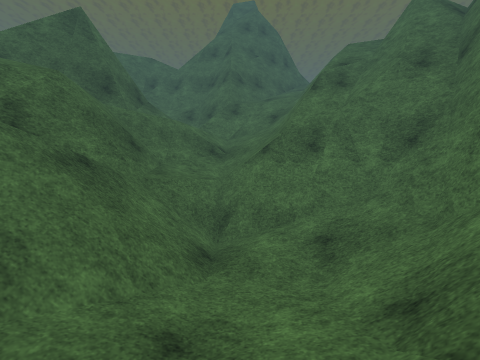
View 1 (above)

16 first-person views from a walk through a scene from a Unity 3-D project. The camera is 1.4 m above the floor, tilts 2° down and sees 90° across. The floor is counted in squares, 2 m on a side. Each view is taken from the middle of a square. On the plan, view 1 faces up. The plan holds only what a view shows up to about 9 squares ahead; the rest is blank. The place goes on beyond the plan. The player is left out. Surface patterns are stand-ins for the level's own textures.

View 2
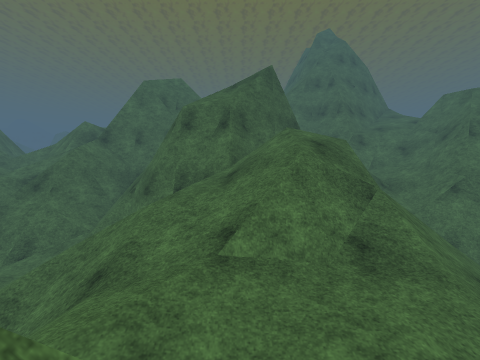

View 3
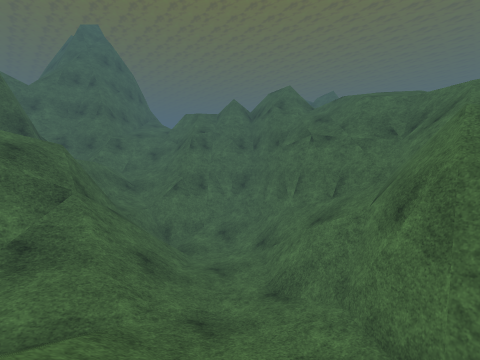

View 4
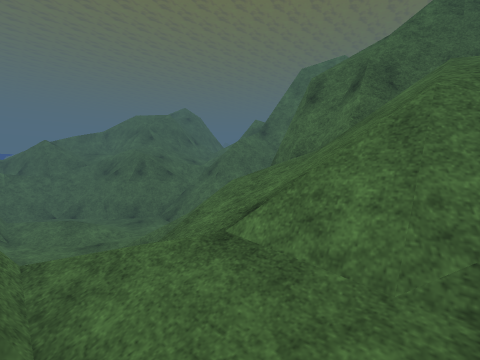

View 5
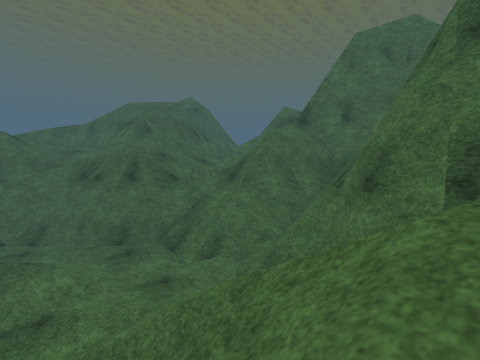

View 6
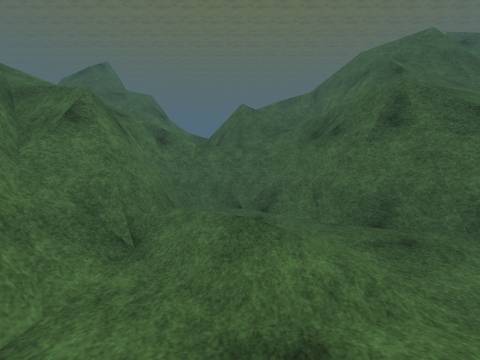

View 7
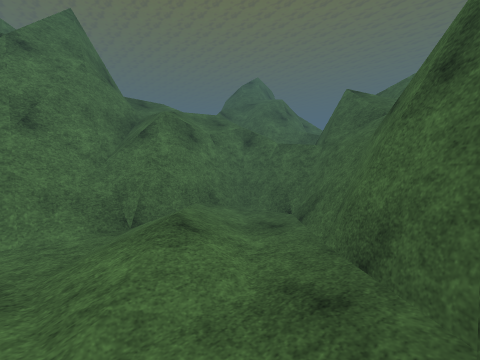

View 8
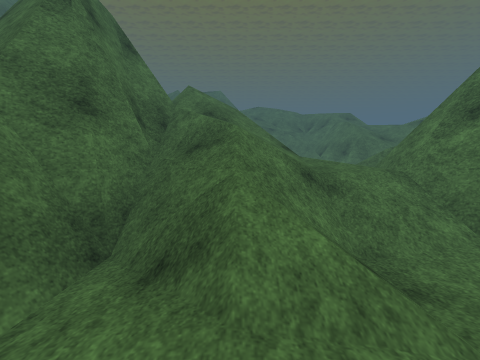

View 9
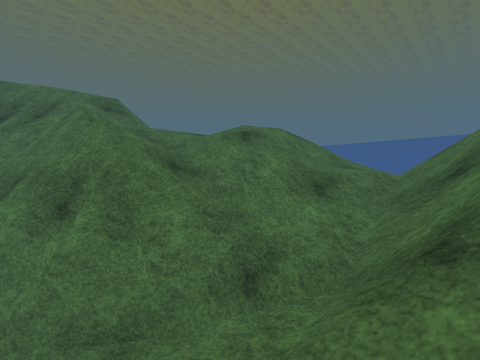

View 10
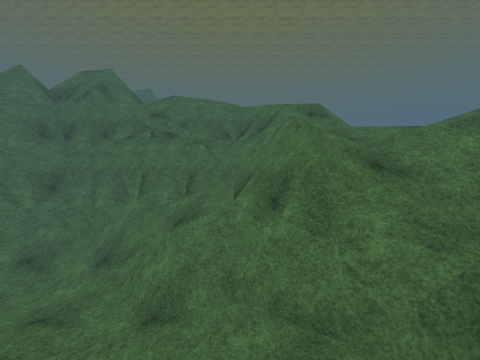

View 11
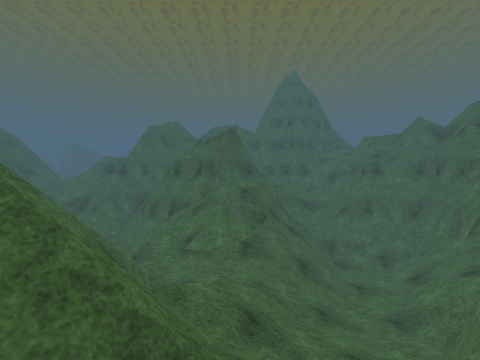

View 12
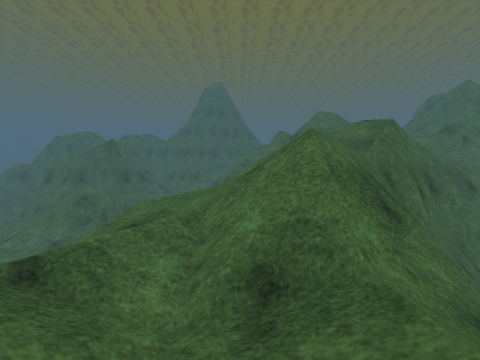

View 13
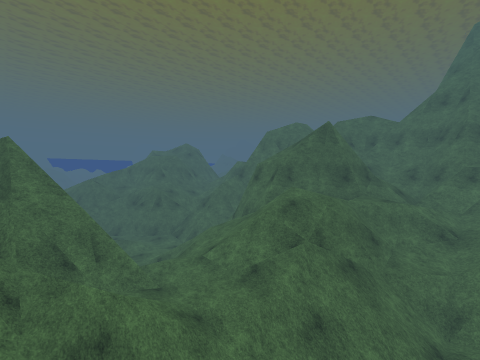

View 14
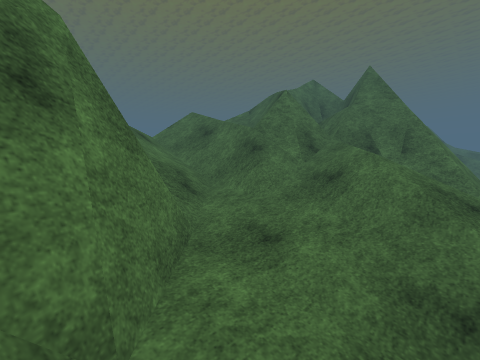

View 15
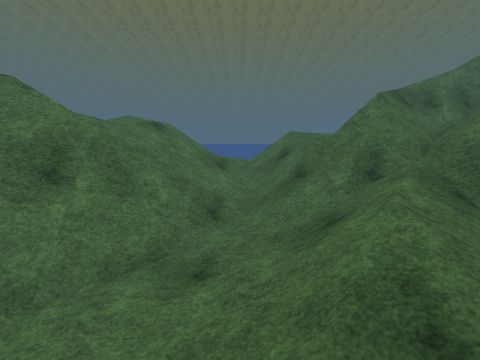

View 16
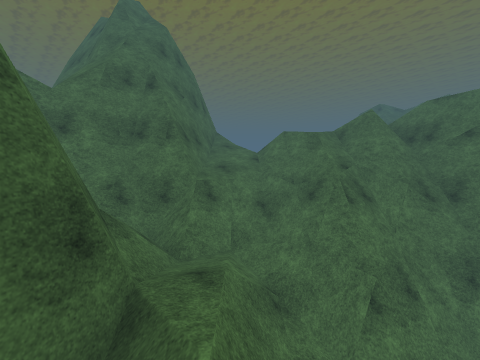

### Floor plan
Key: @ floor where view 1 was taken; # wall or solid block; x gap in a wall; . main floor; : floor 0.5 m higher than the main floor; + floor 1.25 m higher than the main floor; * floor 3.25 m higher than the main floor; % floor 5 m higher than the main floor; & floor 6 m higher than the main floor; $ floor 6.5 m higher than the main floor; / step, stairs or slope; = window, fence, low wall or low ledge; v drop or lower ground.
Columns run from 16 left of view 1 to 10 right of it. Each row starts with its distance up from view 1.
 10                  ##/
  9                ###//
  8    #/  =      ###///
  7    /////      ##//#/
  6    ///=/#    ##///#//
  5     #///##   ##///&///
  4    /#//#######=//###v/  //#
  3   /#=###//#///#//####x= //#
  2   /###/..////==/./# //  /
  1   /###//..//////./#/// //
  0  ///=##/####+//.@/#v//v#
 -1 /#/////## ##///:###v/##
 -2 //////### ###//#///$##
 -3  /#  /## =###//////##
 -4  /#      =##////%///
 -5            =//*/%//
 -6               //

Where each view was taken, in squares from view 1:
view 1: 0 up, 0 right, facing up
view 2: 1 down, 4 left, facing up
view 3: 2 down, 3 left, facing up-right
view 4: 0 up, 3 left, facing up-left
view 5: 1 up, 5 left, facing up-left
view 6: 1 up, 7 left, facing left
view 7: 3 up, 8 left, facing down-left
view 8: 2 up, 8 left, facing right
view 9: 1 down, 3 left, facing down-right
view 10: 1 down, 3 left, facing right
view 11: 4 down, 3 left, facing up
view 12: 5 down, 2 right, facing up
view 13: 2 down, 0 right, facing up-left
view 14: 0 up, 0 right, facing down-left
view 15: 1 up, 2 left, facing down
view 16: 3 up, 3 left, facing up-right
